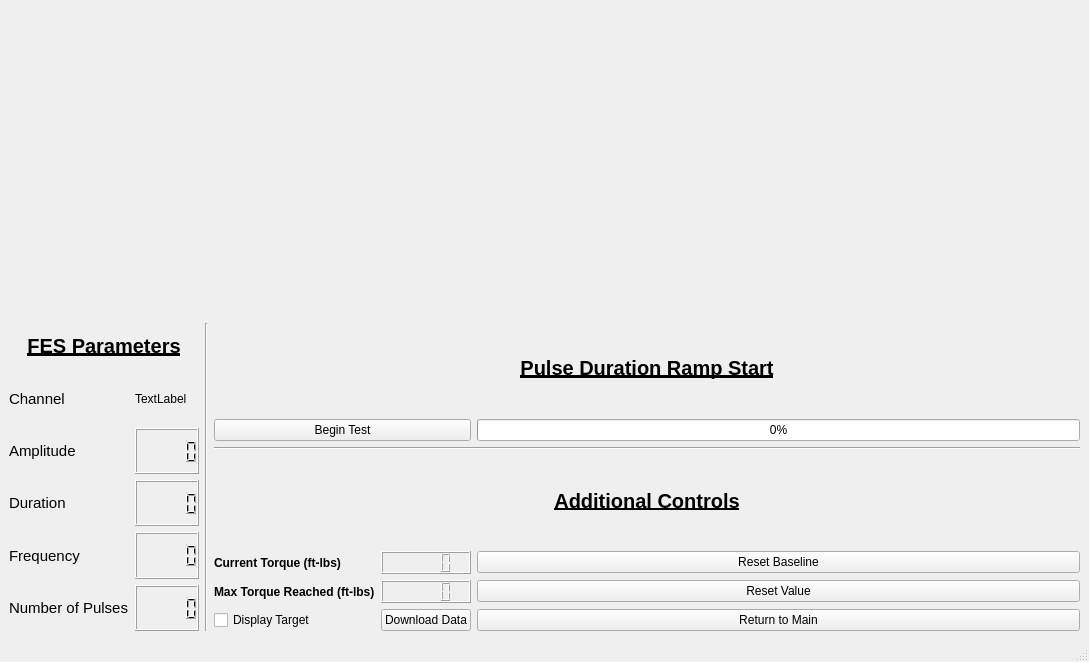
<?xml version="1.0" encoding="UTF-8"?>
<ui version="4.0">
 <class>MainWindow</class>
 <widget class="QMainWindow" name="MainWindow">
  <property name="geometry">
   <rect>
    <x>0</x>
    <y>0</y>
    <width>1089</width>
    <height>662</height>
   </rect>
  </property>
  <property name="windowTitle">
   <string>Central Drive Estimation</string>
  </property>
  <widget class="QWidget" name="centralwidget">
   <layout class="QGridLayout" name="gridLayout_3">
    <item row="0" column="0" colspan="3">
     <layout class="QVBoxLayout" name="verticalLayout">
      <item>
       <widget class="QWidget" name="TorquePlot" native="true">
        <layout class="QHBoxLayout" name="horizontalLayout"/>
       </widget>
      </item>
     </layout>
    </item>
    <item row="1" column="0">
     <layout class="QGridLayout" name="gridLayout">
      <item row="4" column="0">
       <widget class="QLabel" name="label_4">
        <property name="font">
         <font>
          <pointsize>11</pointsize>
         </font>
        </property>
        <property name="text">
         <string>Frequency</string>
        </property>
       </widget>
      </item>
      <item row="2" column="1">
       <widget class="QLCDNumber" name="committedAmp_lbl"/>
      </item>
      <item row="3" column="0">
       <widget class="QLabel" name="label_2">
        <property name="font">
         <font>
          <pointsize>11</pointsize>
          <italic>false</italic>
         </font>
        </property>
        <property name="text">
         <string>Duration</string>
        </property>
       </widget>
      </item>
      <item row="2" column="0">
       <widget class="QLabel" name="label">
        <property name="font">
         <font>
          <pointsize>11</pointsize>
         </font>
        </property>
        <property name="text">
         <string>Amplitude</string>
        </property>
       </widget>
      </item>
      <item row="5" column="1">
       <widget class="QLCDNumber" name="committedNp_lbl"/>
      </item>
      <item row="0" column="0" colspan="2">
       <widget class="QLabel" name="label_3">
        <property name="font">
         <font>
          <pointsize>15</pointsize>
          <weight>75</weight>
          <bold>true</bold>
          <underline>true</underline>
         </font>
        </property>
        <property name="text">
         <string>FES Parameters</string>
        </property>
        <property name="scaledContents">
         <bool>false</bool>
        </property>
        <property name="alignment">
         <set>Qt::AlignCenter</set>
        </property>
       </widget>
      </item>
      <item row="1" column="0">
       <widget class="QLabel" name="label_6">
        <property name="font">
         <font>
          <pointsize>11</pointsize>
         </font>
        </property>
        <property name="text">
         <string>Channel</string>
        </property>
       </widget>
      </item>
      <item row="3" column="1">
       <widget class="QLCDNumber" name="committedDur_lbl"/>
      </item>
      <item row="4" column="1">
       <widget class="QLCDNumber" name="committedF_lbl"/>
      </item>
      <item row="5" column="0">
       <widget class="QLabel" name="label_5">
        <property name="font">
         <font>
          <pointsize>11</pointsize>
         </font>
        </property>
        <property name="text">
         <string>Number of Pulses</string>
        </property>
       </widget>
      </item>
      <item row="1" column="1">
       <widget class="QLabel" name="channel_lbl">
        <property name="text">
         <string>TextLabel</string>
        </property>
       </widget>
      </item>
     </layout>
    </item>
    <item row="1" column="1">
     <widget class="Line" name="line_2">
      <property name="orientation">
       <enum>Qt::Vertical</enum>
      </property>
     </widget>
    </item>
    <item row="1" column="2">
     <layout class="QGridLayout" name="gridLayout_2">
      <item row="5" column="0">
       <widget class="QLabel" name="label_8">
        <property name="font">
         <font>
          <weight>75</weight>
          <bold>true</bold>
         </font>
        </property>
        <property name="text">
         <string>Current Torque (ft-lbs)</string>
        </property>
       </widget>
      </item>
      <item row="5" column="1">
       <widget class="QLCDNumber" name="currentTorque_lcd"/>
      </item>
      <item row="6" column="2">
       <widget class="QPushButton" name="maxTorqueReset_pb">
        <property name="text">
         <string>Reset Value</string>
        </property>
       </widget>
      </item>
      <item row="6" column="0">
       <widget class="QLabel" name="label_7">
        <property name="font">
         <font>
          <weight>75</weight>
          <bold>true</bold>
         </font>
        </property>
        <property name="text">
         <string>Max Torque Reached (ft-lbs)</string>
        </property>
       </widget>
      </item>
      <item row="5" column="2">
       <widget class="QPushButton" name="resetBaseline_pb">
        <property name="text">
         <string>Reset Baseline</string>
        </property>
       </widget>
      </item>
      <item row="7" column="1">
       <widget class="QPushButton" name="download_pb">
        <property name="text">
         <string>Download Data</string>
        </property>
       </widget>
      </item>
      <item row="4" column="0" colspan="3">
       <widget class="QLabel" name="label_9">
        <property name="font">
         <font>
          <pointsize>15</pointsize>
          <weight>75</weight>
          <bold>true</bold>
          <underline>true</underline>
         </font>
        </property>
        <property name="text">
         <string>Additional Controls</string>
        </property>
        <property name="alignment">
         <set>Qt::AlignCenter</set>
        </property>
       </widget>
      </item>
      <item row="7" column="0">
       <widget class="QCheckBox" name="target_cb">
        <property name="text">
         <string>Display Target</string>
        </property>
       </widget>
      </item>
      <item row="6" column="1">
       <widget class="QLCDNumber" name="maxTorque_lcd"/>
      </item>
      <item row="7" column="2">
       <widget class="QPushButton" name="returnToMain_pb">
        <property name="autoFillBackground">
         <bool>false</bool>
        </property>
        <property name="text">
         <string>Return to Main</string>
        </property>
       </widget>
      </item>
      <item row="1" column="0" colspan="3">
       <widget class="QLabel" name="label_10">
        <property name="font">
         <font>
          <pointsize>15</pointsize>
          <weight>75</weight>
          <bold>true</bold>
          <underline>true</underline>
         </font>
        </property>
        <property name="text">
         <string>Pulse Duration Ramp Start</string>
        </property>
        <property name="alignment">
         <set>Qt::AlignCenter</set>
        </property>
       </widget>
      </item>
      <item row="3" column="0" colspan="3">
       <widget class="Line" name="line">
        <property name="orientation">
         <enum>Qt::Horizontal</enum>
        </property>
       </widget>
      </item>
      <item row="2" column="2">
       <widget class="QProgressBar" name="pdramp_progbar">
        <property name="value">
         <number>0</number>
        </property>
       </widget>
      </item>
      <item row="2" column="0" colspan="2">
       <widget class="QPushButton" name="beginTest_pb">
        <property name="text">
         <string>Begin Test</string>
        </property>
       </widget>
      </item>
     </layout>
    </item>
   </layout>
  </widget>
  <widget class="QMenuBar" name="menubar">
   <property name="geometry">
    <rect>
     <x>0</x>
     <y>0</y>
     <width>1089</width>
     <height>26</height>
    </rect>
   </property>
  </widget>
  <widget class="QStatusBar" name="statusbar"/>
 </widget>
 <resources/>
 <connections/>
</ui>
